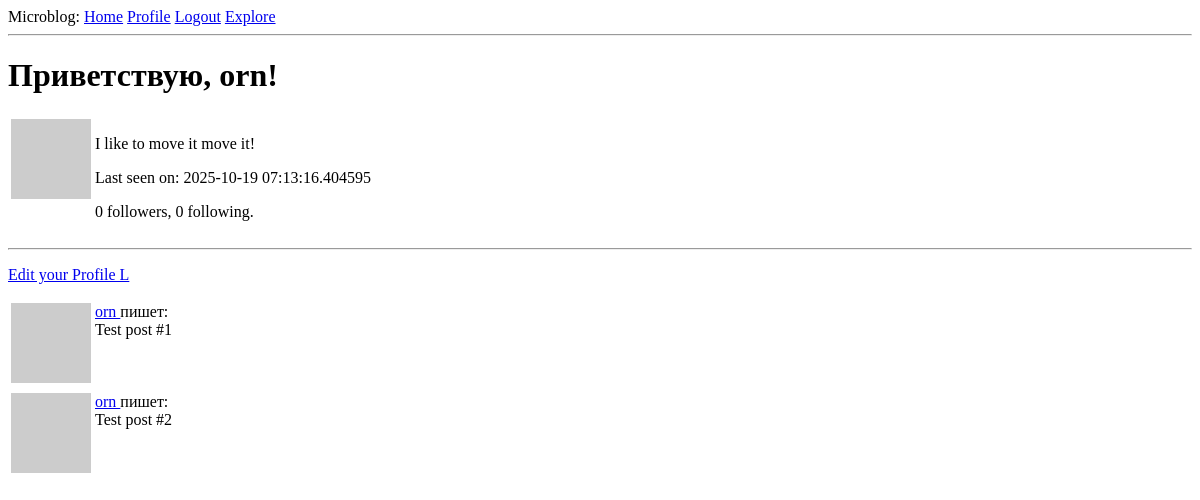
/user/orn (signed in), run on an earlier commit of the app's database.
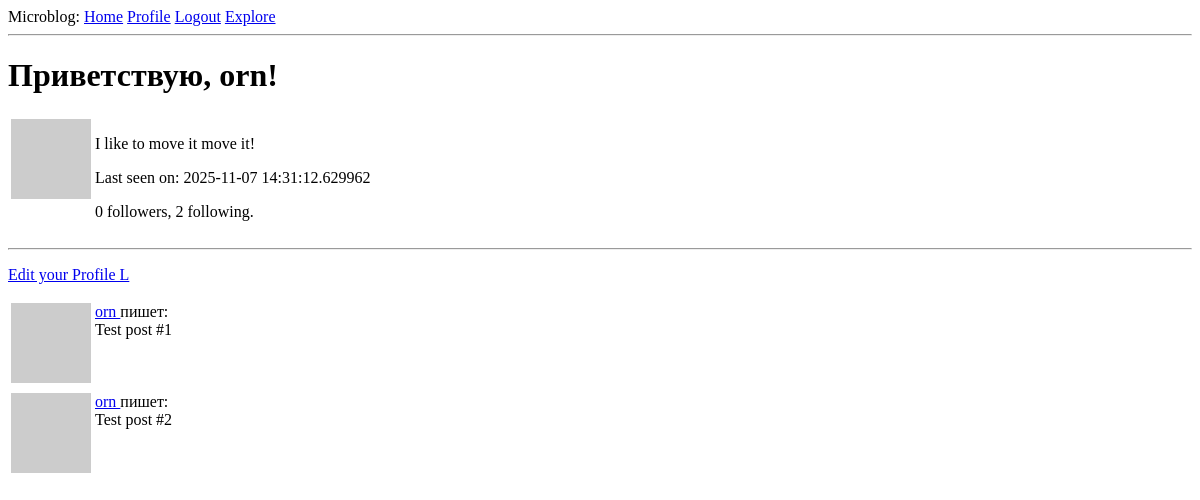
And on a later commit of the database.
### app/models.py (models this page shows, shortened)
class User(db.Model, UserMixin):
    id : so.Mapped[int] = so.mapped_column(primary_key=True)
    username: so.Mapped[str] = so.mapped_column(sa.String(64), index=True, unique=True)
    email: so.Mapped[str] = so.mapped_column(sa.String(128), index=True, unique=True)
    password_hash: so.Mapped[Optional[str]] = so.mapped_column(sa.String(256))
    posts: so.WriteOnlyMapped['Post'] = so.relationship(back_populates='author')
    about_me: so.Mapped[Optional[str]] = so.mapped_column(sa.String(140))
    last_seen : so.Mapped[Optional[datetime]] = so.mapped_column(default = lambda: datetime.now(timezone.utc))
    def avatar(self, size):
        digest = md5(self.email.lower().encode('utf-8')).hexdigest()
        return f'https://www.gravatar.com/avatar/{digest}?d=identicon&s={size}'
    following: so.WriteOnlyMapped['User'] = so.relationship(
        secondary=followers, primaryjoin=(followers.c.follower_id == id),
        secondaryjoin=(followers.c.followed_id == id),
        back_populates='followers')
    followers: so.WriteOnlyMapped['User'] = so.relationship(
        secondary=followers, primaryjoin=(followers.c.followed_id == id),
        secondaryjoin=(followers.c.follower_id == id),
        back_populates='following')
    def followers_count(self):
        query = sa.select(sa.func.count()).select_from(
            self.followers.select().subquery())
        return db.session.scalar(query)
    def following_count(self):
        query = sa.select(sa.func.count()).select_from(
            self.following.select().subquery())
        return db.session.scalar(query)

### app/routes.py (the view)
@app.route('/user/<username>')
@login_required
def user(username):
    user = db.first_or_404(sa.Select(User).where(User.username == username))
    posts = [
        {'author' : user, 'body': 'Test post #1'},
        {'author' : user, 'body': 'Test post #2'}
    ]
    form = EmptyForm()
    return render_template('user.html', posts = posts, user=user, form=form)

### app/models.py (called while the page is built)
@login.user_loader
def load_user(id):
    return db.session.get(User, int(id))

### app/routes.py (called while the page is built)
@app.before_request
def before_request():
    if current_user.is_authenticated:
        current_user.last_seen = datetime.now(timezone.utc)
        db.session.commit()

### app/templates/user.html (shortened to what this page needs)
{% extends "base.html" %}
{% block content %}
<h1> Приветствую, {{current_user.username}}!</h1>
    <table>
        <tr valign="top">
            <td> <img src = "{{ user.avatar(128) }}"> </td>
            <td>
                {% if user.about_me %}
                <p>
                    {{ user.about_me }}
                </p>
                {% endif %}
                {% if user.last_seen %}
                <p>
                    Last seen on: {{ user.last_seen }}
                </p>
                {% endif %}
                <p>
                    {{ user.followers_count() }} followers, {{ user.following_count() }} following.
                </p>
            </td>
        </tr>
    </table>
<hr>
{% if user == current_user %}
 <p> <a href="{{ url_for('edit_profile') }}"> Edit your Profile L</a></p>
{% endif %}
{% for post in posts %}
{% include '_post.html' %}
{% endfor %}
{% endblock %}

### app/templates/_post.html
<table>
    <tr valign="top">
        <td><img src="{{ post.author.avatar(36) }}"</td>
        <td>
            <a href="{{ url_for('user', username = post.author.username) }}">
                {{ post.author.username }}
            </a>
            пишет:<br>{{ post.body }} </td>
    </tr>
</table>

What changed in the data, as far as the page shows it:
changed User "orn": last_seen "2025-10-19 07:13:16.404595" → "2025-11-07 14:31:12.629962"
Also different on the page:
{{ user.following_count() }}: "0" → "2"
